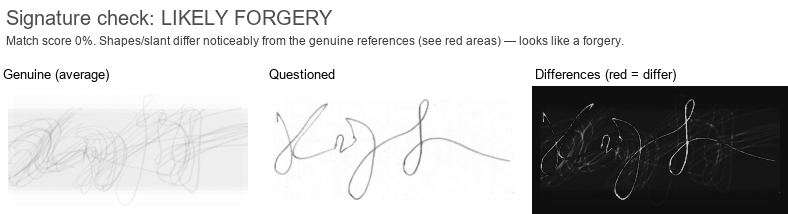
#> input picture reports/signature_report_20260627_170802.png, 788 x 214 px
$ python -i preprocess.py   (imports and definitions only)
#> lines starting #> are read from the running program, lines starting #| are printed output that depends on the picture; after the words box and inside, x2 and y2 are one past the last pixel; in counts of white or black regions, pixels touching at a corner belong together
"""
hlab.preprocess
---------------
Shared image clean-up used by every feature in the app. Keeping it in one
place means the digit recogniser, the writer-ID and the signature checker all
"see" images the same way.

Everything here works on plain numpy arrays / Pillow images and uses OpenCV +
scikit-image, so it runs offline.
"""

from __future__ import annotations

import numpy as np
import cv2
from PIL import Image


# ---------------------------------------------------------------------------
# Loading / binarising
# ---------------------------------------------------------------------------
def load_gray(path: str) -> np.ndarray:
    """Read an image file as an 8-bit grayscale numpy array (paper light, ink dark)."""
    img = cv2.imdecode(np.fromfile(path, dtype=np.uint8), cv2.IMREAD_GRAYSCALE)
#> img is the input picture: shape (214, 788); min 0, max 255, mean 201.5
    if img is None:                                   # fall back to Pillow
        img = np.asarray(Image.open(path).convert("L"), dtype=np.uint8)
    return img


def ink_mask(gray: np.ndarray) -> np.ndarray:
    """
    Return a boolean map where True = ink. Uses Otsu thresholding and
    auto-corrects light-on-dark images so ink is always the minority class.
    """
    blur = cv2.GaussianBlur(gray, (3, 3), 0)
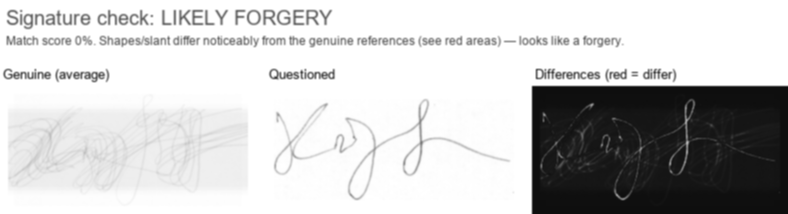
#> blur: shape (214, 788); min 14, max 255, mean 201.5
    _, bw = cv2.threshold(blur, 0, 255, cv2.THRESH_BINARY_INV + cv2.THRESH_OTSU)
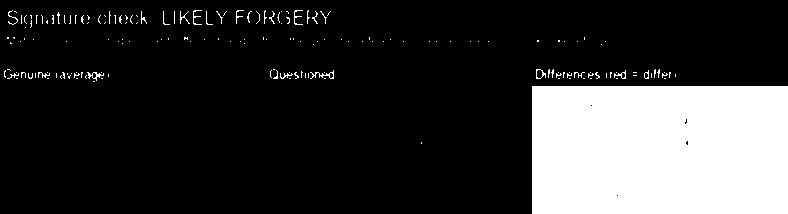
#> bw: shape (214, 788); 20.3% white; 178 white regions (158 under 20 px), largest, box (x1, y1, x2, y2) and area: (532, 86, 788, 214) 32754, (310, 70, 334, 79) 68, (87, 72, 104, 81) 56
    mask = bw > 0
    if mask.mean() > 0.5:                             # more "ink" than paper => flip
        mask = ~mask
    return mask


def bounding_box(mask: np.ndarray):
    """Tight (r0, r1, c0, c1) box around the ink, or None if the mask is empty."""
    rows = np.any(mask, axis=1)
    cols = np.any(mask, axis=0)
    if not rows.any() or not cols.any():
        return None
    r0, r1 = np.where(rows)[0][[0, -1]]
#> r0 = 10; r1 = 213
    c0, c1 = np.where(cols)[0][[0, -1]]
#> c0 = 4; c1 = 787
    return int(r0), int(r1), int(c0), int(c1)


# ---------------------------------------------------------------------------
# Deskew (straighten slanted writing) via image moments
# ---------------------------------------------------------------------------
# [12 lines left out: function deskew, not called in this run]


# ---------------------------------------------------------------------------
# Canonical signature image (fixed size, centred, deskewed)
# ---------------------------------------------------------------------------
def normalize_signature(path: str, size=(128, 256), margin: int = 8,
                        do_deskew: bool = False):
    """
    Turn any signature photo into a canonical, comparable image.

    Note: deskew is OFF by default here. A signature's slant is a personal
    trait that helps expose forgers, so for verification we deliberately keep
    it. (Deskew is still used for OCR, where straightening helps.)

    Returns a dict with:
      gray   : uint8 HxW canonical grayscale (paper=255, ink dark)
      mask   : bool   HxW ink map of the canonical image
      aspect : float  width/height of the original ink (a real style cue)
      density: float  fraction of the cropped box that was ink
    """
    H, W = size
    gray = load_gray(path)
    mask = ink_mask(gray)
    box = bounding_box(mask)
#> box = (10, 213, 4, 787)
    if box is None:
        blank = np.full((H, W), 255, np.uint8)
        return {"gray": blank, "mask": np.zeros((H, W), bool),
                "aspect": 1.0, "density": 0.0}

    r0, r1, c0, c1 = box
#> r0 = 10; r1 = 213; c0 = 4; c1 = 787
    crop = gray[r0:r1 + 1, c0:c1 + 1]
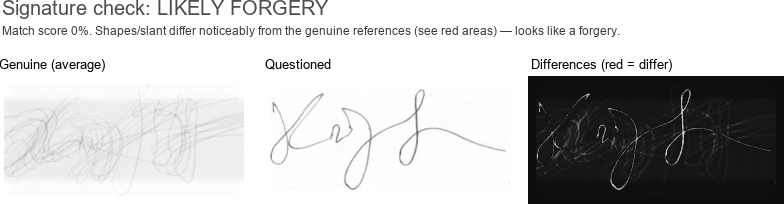
#> crop: shape (204, 784); min 0, max 255, mean 198.5
    crop_mask = mask[r0:r1 + 1, c0:c1 + 1]
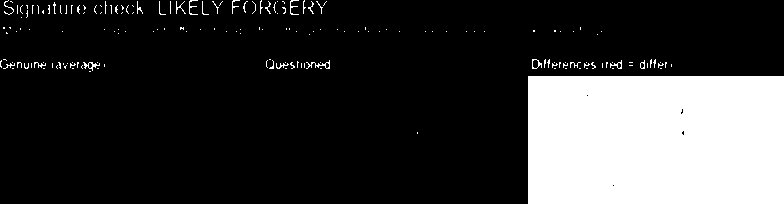
#> crop_mask: shape (204, 784) bool; 21.4% white; 178 white regions (158 under 20 px), largest, box (x1, y1, x2, y2) and area: (528, 76, 784, 204) 32754, (306, 60, 330, 69) 68, (83, 62, 100, 71) 56
    ch, cw = crop.shape
#> ch = 204; cw = 784
    aspect = cw / ch
#> aspect = 3.84
    density = float(crop_mask.mean())
#> density = 0.214

    if do_deskew:
        crop = deskew(crop, crop_mask)

    # Scale to fit inside (H-2margin, W-2margin) keeping aspect ratio.
    avail_h, avail_w = H - 2 * margin, W - 2 * margin
    scale = min(avail_h / ch, avail_w / cw)
#> scale = 0.306
    new_h, new_w = max(1, int(ch * scale)), max(1, int(cw * scale))
#> new_h = 62; new_w = 240
    resized = cv2.resize(crop, (new_w, new_h), interpolation=cv2.INTER_AREA)

    canvas = np.full((H, W), 255, np.uint8)
    y0 = (H - new_h) // 2
#> y0 = 33
    x0 = (W - new_w) // 2
#> x0 = 8
    canvas[y0:y0 + new_h, x0:x0 + new_w] = resized
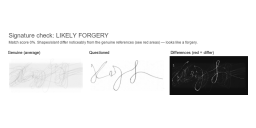
#> canvas: shape (128, 256); min 14, max 255, mean 229.4

    return {"gray": canvas, "mask": ink_mask(canvas),
            "aspect": float(aspect), "density": density}
#> in ink_mask (call 2), `blur = cv2.GaussianBlur(gray, (3, 3), 0)`:
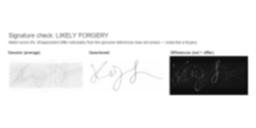
#> blur: shape (128, 256); min 14, max 255, mean 229.4
#> in ink_mask (call 2), `_, bw = cv2.threshold(blur, 0, 255, cv2.THRESH_BINARY_INV + cv2.THRESH..`:
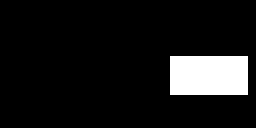
#> bw: shape (128, 256); 9.3% white; 1 white region, box (x1, y1, x2, y2) and area: (170, 56, 248, 95) 3042


# ---------------------------------------------------------------------------
# MNIST-style preprocessing for a hand-drawn digit
# ---------------------------------------------------------------------------
# [49 lines left out: functions preprocess_digit, _center_of_mass, _shift, not called in this run]

>>> result = normalize_signature('../reports/signature_report_20260627_170802.png')
#> result = 4 items
